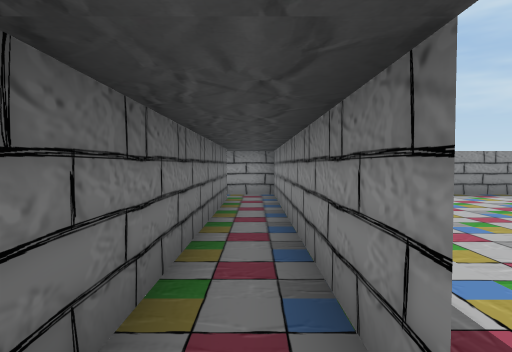
[1] (above)

21 first-person views from a walk through a scene from a Unity 3-D project. The camera is 1.3 m above the floor, tilts 2° down and sees 75° across. The floor is counted in squares, 1.5 m on a side. Each view is taken from the middle of a square. On the plan, view 1 faces up. The plan holds only what a view shows up to about 12 squares ahead; the rest is blank. The place goes on beyond the plan. The player is left out. Door leaves are left out, so doorways stand open.

[2]
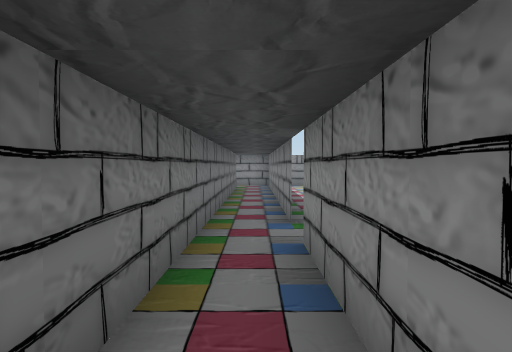

[3]
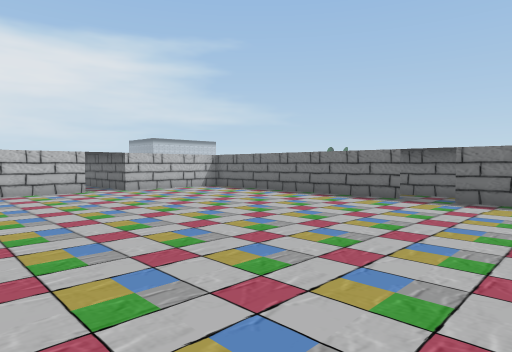

[4]
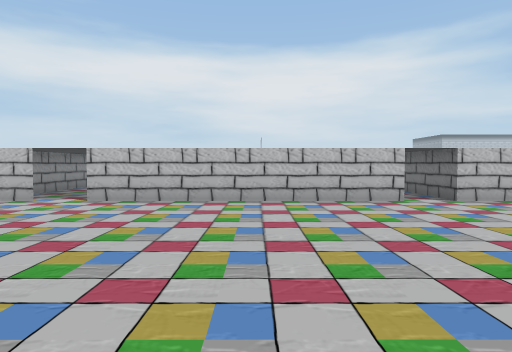

[5]
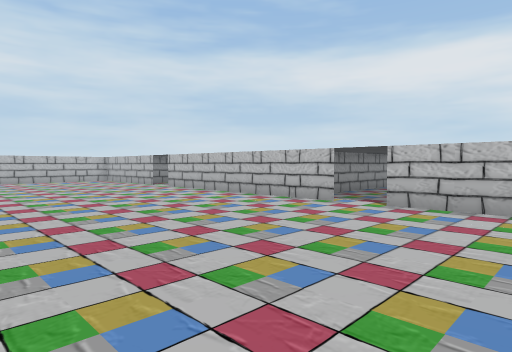

[6]
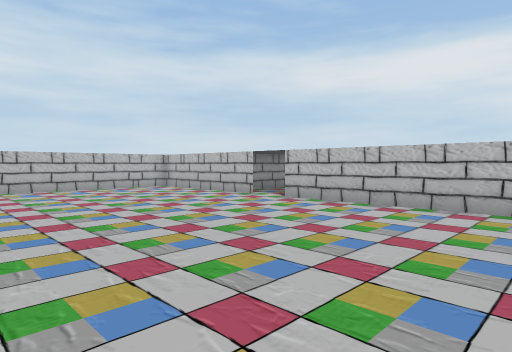

[7]
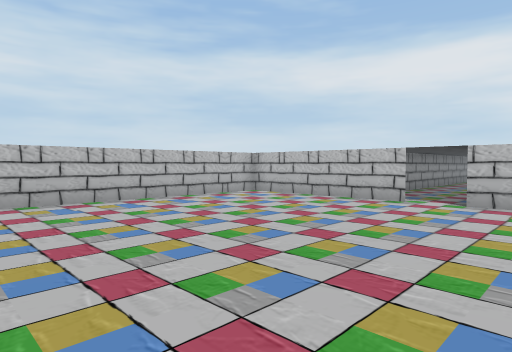

[8]
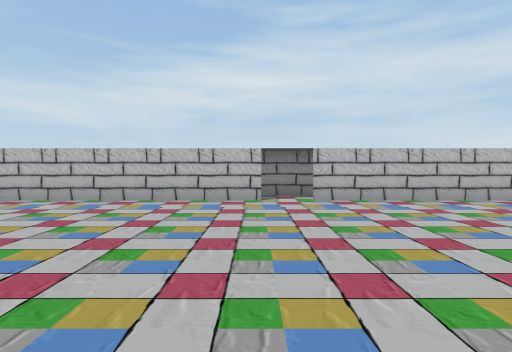

[9]
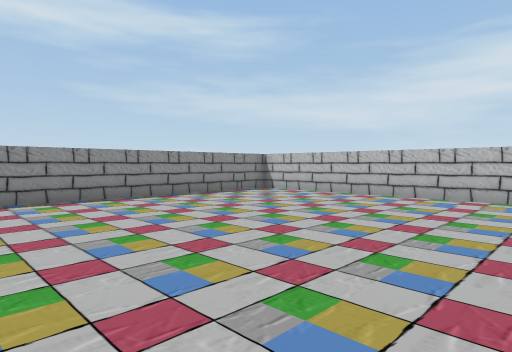

[10]
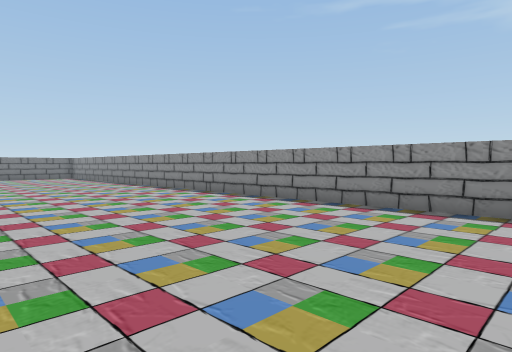

[11]
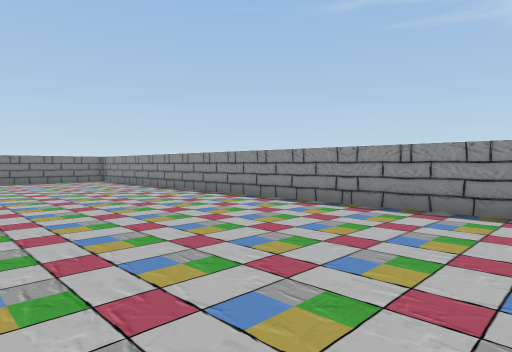

[12]
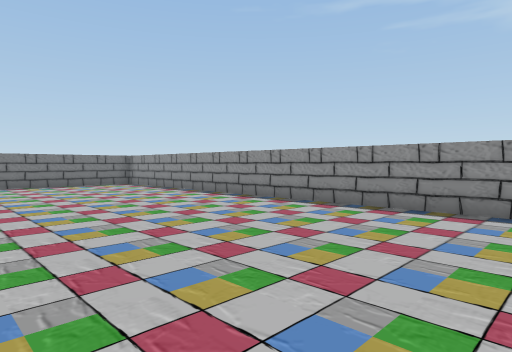

[13]
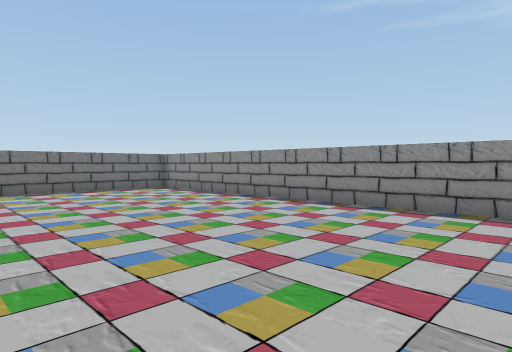

[14]
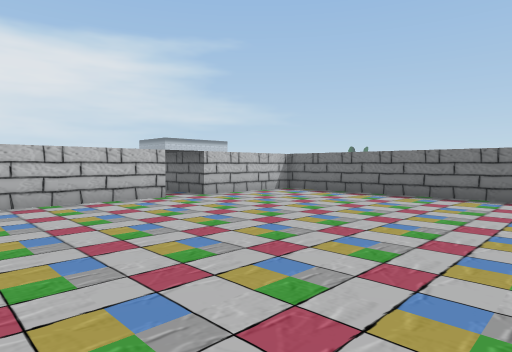

[15]
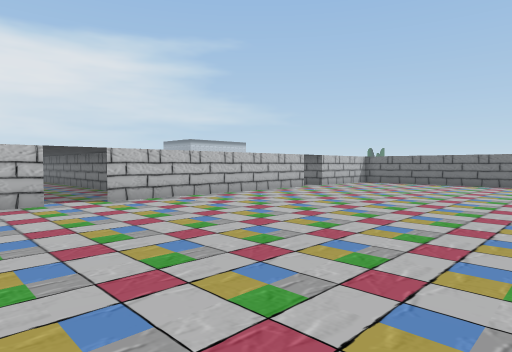

[16]
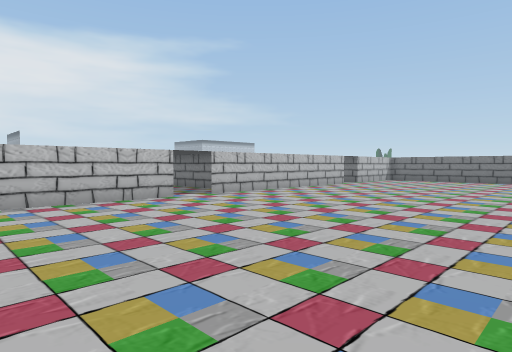

[17]
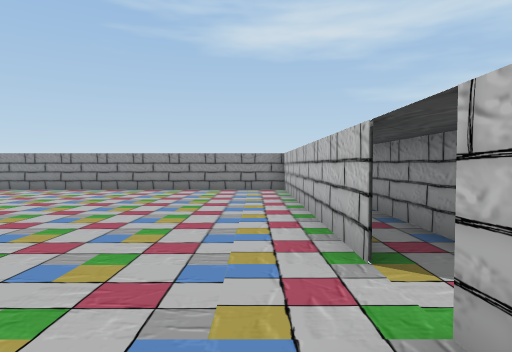

[18]
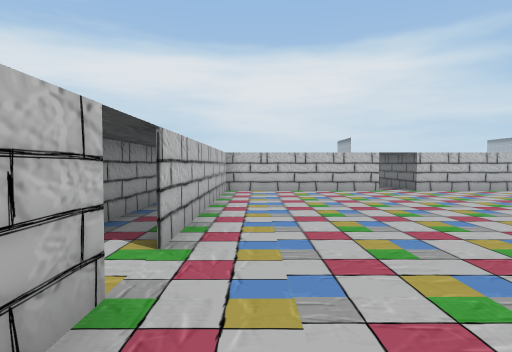

[19]
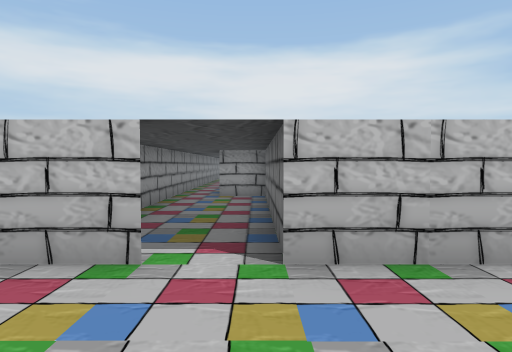

[20]
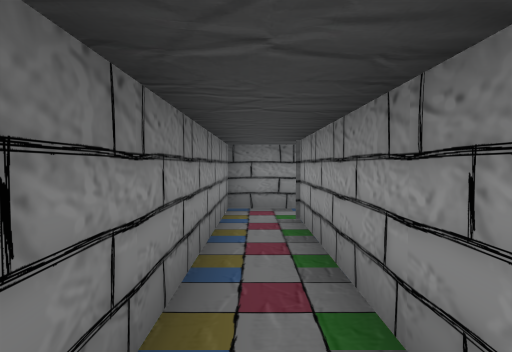

[21]
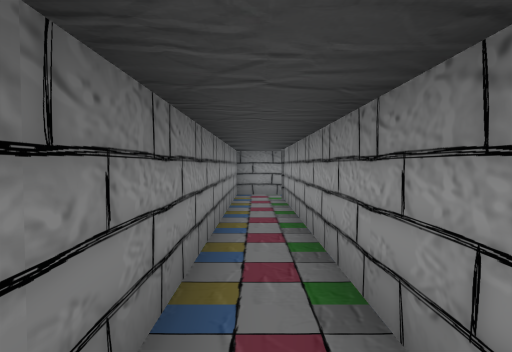

### Floor plan
Points are (right, up) in squares from view 1. A wall is a line through its corners. A room is listed if a view was taken in it or the views show most of it. See-through windows are left out.
Room 1 (views 1, 2, 20, 21)
walls: (0.5, 0.8) (0.5, 9.6); (0.5, -3.4) (0.5, -0.4); (1.1, 9.5) (-8.4, 9.5); (-8.1, 8.3) (-0.7, 8.3) (-0.7, -3.1)
ways out: open door at (1, 0.5) to room 2
Room 2 (views 3, 4, 5, 6, 7, 8, 9, 10, 11, 12, 13, 14, 15, 16, 17, 18, 19)
walls: (14.3, -7.9) (21.6, -7.9); (22.9, -7.9) (28, -7.9) (28, -0.2); (28, 0.8) (28, 9.5) (1.1, 9.5); (5.4, -7.9) (13, -7.9); (0.5, 2) (0.5, 0.9); (0.5, -0.2) (0.5, -7.5); (0.5, 8.5) (0.5, 4.5); (21.6, -14.1) (23, -14.1); (0.9, -7.9) (4.3, -7.9)
ways out: open door at (1, 0.5) to room 1; open door at (5, -8); open door at (13.5, -8); open door at (28, 0.5)
objects: other object (22, -12); other object (22, -11); other object (22, -10); other object (22, -9) to (22, -8); other object (24, -14) to (24, -13); other object (24, -12); other object (24, -11); other object (24, -10); other object (24, -9) to (24, -8)

Where each view was taken, in squares from view 1:
view 1: 0 up, 0 right, facing up
view 2: 4 down, 0 right, facing up
view 3: 3 up, 9 right, facing down-left
view 4: 0 up, 9 right, facing down
view 5: 1 down, 10 right, facing down-right
view 6: 1 down, 16 right, facing down-right
view 7: 0 up, 20 right, facing down-right
view 8: 1 up, 20 right, facing right
view 9: 1 up, 19 right, facing up-right
view 10: 3 up, 23 right, facing up-left
view 11: 3 up, 18 right, facing up-left
view 12: 3 up, 15 right, facing up-left
view 13: 3 up, 12 right, facing up-left
view 14: 0 up, 10 right, facing down-left
view 15: 0 up, 16 right, facing down-left
view 16: 0 up, 19 right, facing down-left
view 17: 2 down, 27 right, facing up
view 18: 3 up, 27 right, facing down
view 19: 5 down, 22 right, facing down
view 20: 9 up, 6 left, facing right
view 21: 9 up, 9 left, facing right
